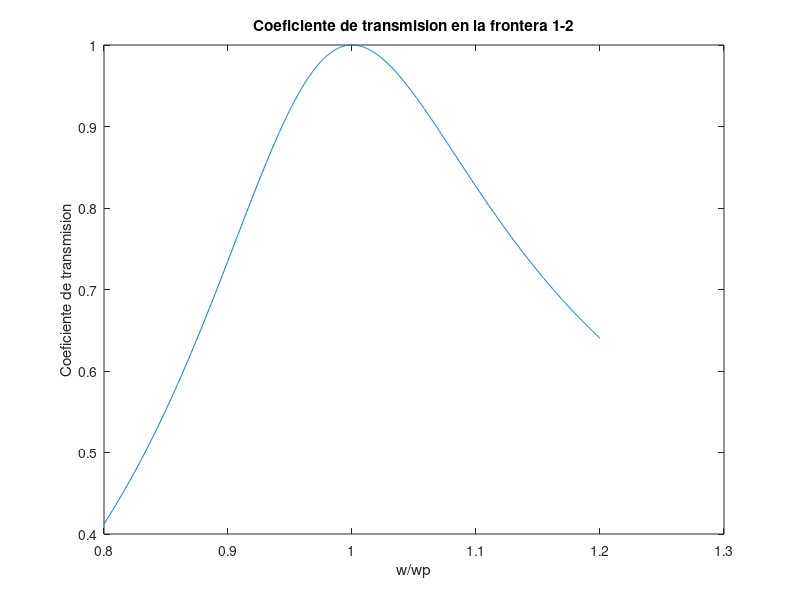
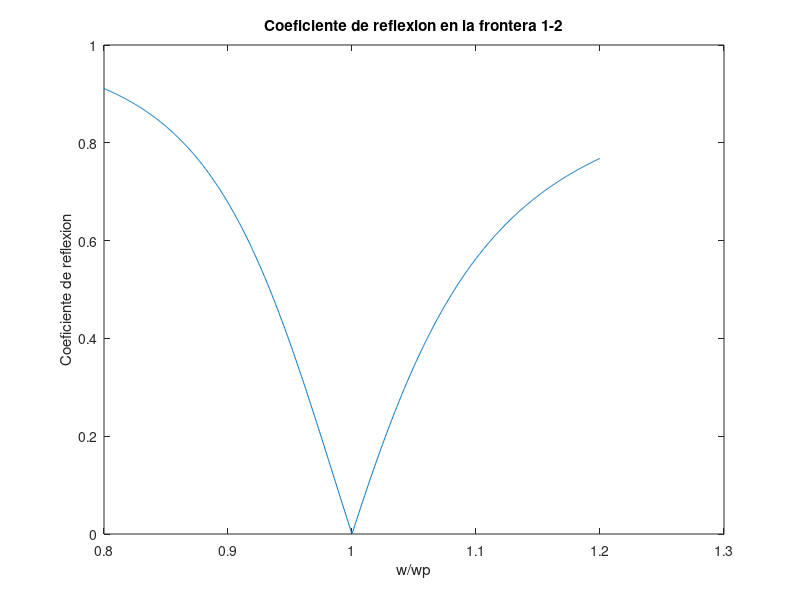

These figures' MATLAB source, in order:
clear;close all
%Se define longitud de lado de region 1 (con metamaterial ZIM)
a=4.5e-6;
c=3e8;%Se defien
%De acuerdo al articulo, se define un valor para la frecuencia de
%resonancia para la permitividad y la permeabilidad del material
wp=2*pi*(c/a);
%Se define el factor de amortiguamiento a partir de la frecuencia de
%resonancia (se elige peque?o de acuerdo al articulo)
gamma=(1e-25)*wp;
w=linspace(0.8*wp,1.2*wp,1000);%Se define vector de frecuencias
%Se definen el valor de la permitividad relativa en la regi?n con el ZIM
e1=1-(wp^2)./(w.*(w+i*gamma*w))
%Se definen el area y la altura de la region 1, asi como la longitud de
%onda de la luz en tal region, la cual debe ser grande para obtener el
%efecto de superacoplamiento y no sufrir desfase en la transmision
A=a^2;
d=a;
lambda=0.8*a;
%Se define la magnitud del vector de propagacion
ko=(2*pi)/(lambda);
%Se definen en base al modelo de Drude y el articulo, los coeficientes de
%relexion y transmision de Fresnel para el caso en la frontera de la region
%1 y el conductor magnetico perfecto
R=-(i*ko*e1*A)./(2*d+(i*ko*e1*A));
T=1+R;
wnorm=w/wp;%De define un vector de frecuencias normalizado
%Se grafican los coeficientes de fresnel a lo largo de un rango de
%frecuencias normalizada que incluyen la de resonancia
figure (1)
plot(wnorm,abs(T))
title('Coeficiente de transmision en la frontera 1-2')
xlabel('w/wp')
ylabel('Coeficiente de transmision')
figure (2)
plot(wnorm,abs(R))
title('Coeficiente de reflexion en la frontera 1-2')
xlabel('w/wp')
ylabel('Coeficiente de reflexion')